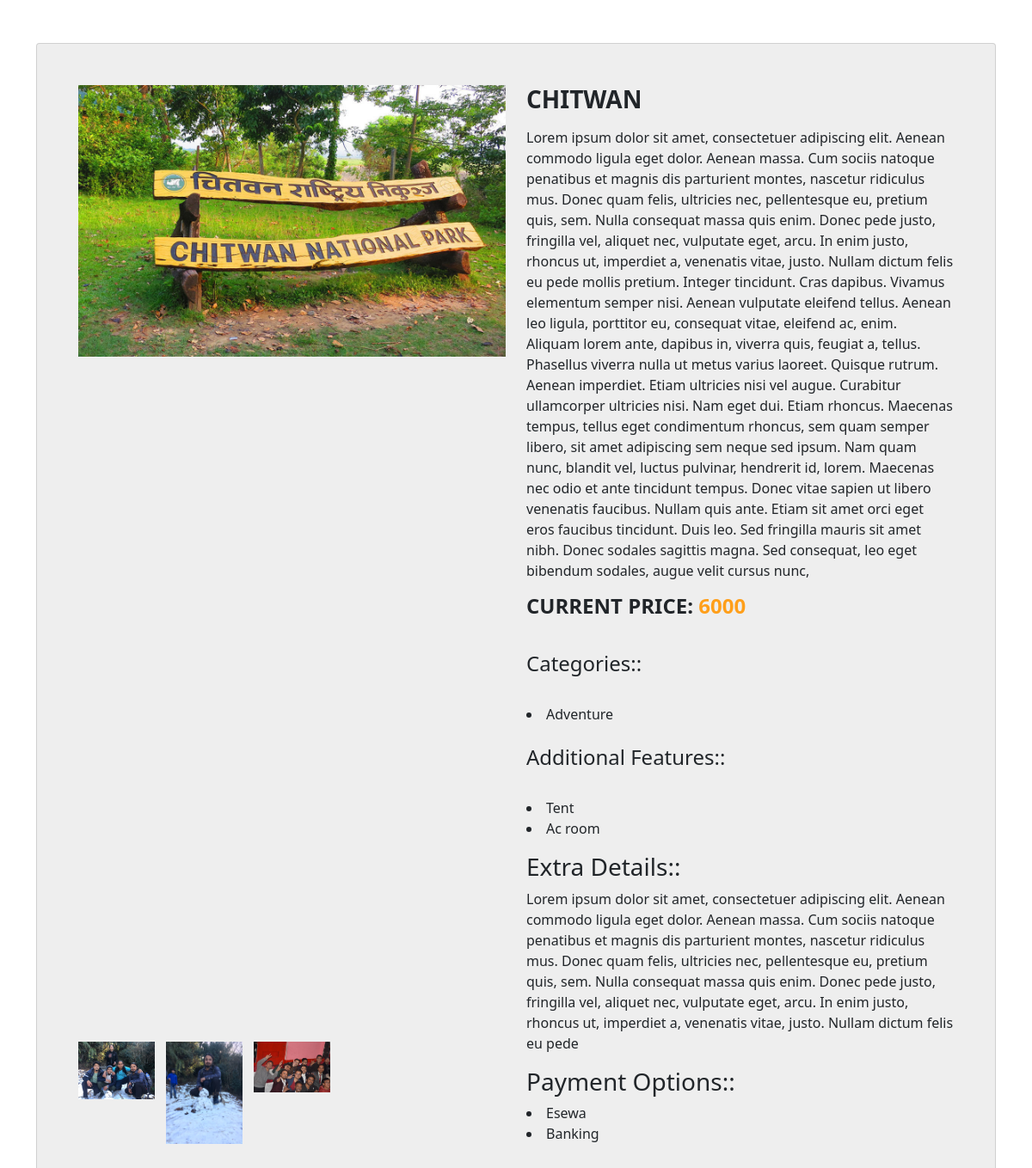
The app's page /home/chitwan with its own data.
### Products_Details/models.py (models this page shows, shortened)
class Destination(models.Model):
    title=models.CharField(max_length=100)
    description=models.TextField()
    image1=models.ImageField(upload_to='product_image',null=True,blank=True)
    image2=models.ImageField(upload_to='product_image',null=True,blank=True)
    image3=models.ImageField(upload_to='product_image',null=True,blank=True)
    feature_image=models.ImageField(upload_to='product_image',null=True,blank=True)
    other_details=models.TextField(null=True,blank=True)
    number_of_people=models.IntegerField(null=True,blank=True)
    price=models.IntegerField(null=True,blank=True)
    guide=models.BooleanField(default=True)
    categories=models.ManyToManyField(Add_category, null=True, blank=True)
    additional_feature=models.ManyToManyField(Add_Feature,null=True,blank=True)
    slug=models.SlugField(null=True,blank=True,unique=True)

class Add_category(models.Model):
    title=models.CharField(max_length=50)

class Add_Feature(models.Model):
    title=models.CharField(max_length=20)
    price=models.IntegerField()

### Home/views.py (the view)
# urls.py: path('<slug:slug>',home_detail_view,name='detail_view'),
def home_detail_view(request,slug):
    data=Destination.objects.get(slug=slug)
    data2=data.additional_feature.all()
    return render(request,'Home/home_detail.html',{'data':data,'data2':data2})

### Templates/Home/home_detail.html (shortened to what this page needs)
{% load static %}
<!DOCTYPE html>
<html lang="en">
<head>
    <link href="https://cdn.jsdelivr.net/npm/bootstrap@5.0.0-beta2/dist/css/bootstrap.min.css" rel="stylesheet"
>
    <link href="{% static 'assets/css/details.css' %}" rel="stylesheet">
</head>
<body>
    <div class="container">
        <div class="card">
            <div class="container-fliud">
                <div class="wrapper row">
                    <div class="preview col-md-6">
                        <div class="preview-pic tab-content">
                            <div class="tab-pane active" id="pic-1"><img src="{{data.feature_image.url}}" /></div>
                        </div>
                        <ul class="preview-thumbnail nav nav-tabs">
                            <li><a data-target="#pic-2" data-toggle="tab"><img src="{{data.image1.url}}" /></a>
                            </li>
                            <li><a data-target="#pic-3" data-toggle="tab"><img src="{{data.image2.url}}" /></a>
                            </li>
                            <li><a data-target="#pic-4" data-toggle="tab"><img src="{{data.image3.url}}" /></a>
                            </li>
                        </ul>
                    </div>
                    <div class="details col-md-6">
                        <h3 class="product-title">{{data.title}}</h3>
                        <p class="product-description">{{data.description}}</p>
                        <h4 class="price">current price: <span>{{data.price}}</span></h4>
                        <br>
                        <h4 align="left">Categories::</h4><br>
                        {% for category in data.categories.all %}
                        <li>{{category.title}}</li>
                            {% endfor %}
                            <br>
                        <h4 align="left">Additional Features::</h4><br>
                        {% for feature in data.additional_feature.all %}
                        <li>{{feature.title}}</li>
                        {% endfor %}
                        <p>
                            <h3>Extra Details::</h3>
                            {{data.other_details}}
                        </p>
                        <h3>Payment Options::</h3>
                        <li>Esewa</li>
                        <li>Banking</li>
                    </div>
                </div>
            </div>
        </div>
    </div>
</body>
</html>

### Statics/assets/css/details.css (style rules this page uses)
img { max-width: 100%; }
.preview { display: -webkit-box; display: -webkit-flex; display: -ms-flexbox; display: flex; -webkit-box-orient: vertical; -webkit-box-direction: normal; -webkit-flex-direction: column; -ms-flex-direction: column; flex-direction: column; }
.preview-pic { -webkit-box-flex: 1; -webkit-flex-grow: 1; -ms-flex-positive: 1; flex-grow: 1; }
.preview-thumbnail.nav-tabs { border: none; margin-top: 15px; }
.preview-thumbnail.nav-tabs li { width: 18%; margin-right: 2.5%; }
.preview-thumbnail.nav-tabs li img { max-width: 100%; display: block; }
.preview-thumbnail.nav-tabs li a { padding: 0; margin: 0; }
.preview-thumbnail.nav-tabs li:last-of-type { margin-right: 0; }
.tab-content { overflow: hidden; }
.tab-content img { width: 100%; -webkit-animation-name: opacity; animation-name: opacity; -webkit-animation-duration: .3s; animation-duration: .3s; }
.card { margin-top: 50px; background: #eee; padding: 3em; line-height: 1.5em; }
@media screen and (min-width: 997px) { .wrapper { display: -webkit-box; display: -webkit-flex; display: -ms-flexbox; display: flex; } }
.details { display: -webkit-box; display: -webkit-flex; display: -ms-flexbox; display: flex; -webkit-box-orient: vertical; -webkit-box-direction: normal; -webkit-flex-direction: column; -ms-flex-direction: column; flex-direction: column; }
.product-title, .price, .sizes, .colors { text-transform: UPPERCASE; font-weight: bold; }
.checked, .price span { color: #ff9f1a; }
.product-title, .rating, .product-description, .price, .vote, .sizes { margin-bottom: 15px; }
.product-title { margin-top: 0; }

### records on screen
Destination: feature_image (picture), image1 (picture), image2 (picture), image3 (picture), title "CHITWAN", description "Lorem ipsum dolor sit amet, consectetuer adipiscing elit. Aenean commodo ligula eget dolor. Aenean massa. Cum sociis natoque penatibus et magnis dis parturient montes, nascetur ridiculus mus. Donec quam felis, ultricies nec, pellentesque eu, pretium quis, sem. Nulla consequat massa quis enim. Donec pede justo, fringilla vel, aliquet nec, vulputate eget, arcu. In enim justo, rhoncus ut, imperdiet a, venenatis vitae, justo. Nullam dictum felis eu pede mollis pretium. Integer tincidunt. Cras dapibus. Vivamus elementum semper nisi. Aenean vulputate eleifend tellus. Aenean leo ligula, porttitor eu, consequat vitae, eleifend ac, enim. Aliquam lorem ante, dapibus in, viverra quis, feugiat a,…", price "6000", other_details "Lorem ipsum dolor sit amet, consectetuer adipiscing elit. Aenean commodo ligula eget dolor. Aenean massa. Cum sociis natoque penatibus et magnis dis parturient montes, nascetur ridiculus mus. Donec quam felis, ultricies nec, pellentesque eu, pretium quis, sem. Nulla consequat massa quis enim. Donec pede justo, fringilla vel, aliquet nec, vulputate eget, arcu. In enim justo, rhoncus ut, imperdiet a, venenatis vitae, justo. Nullam dictum felis eu pede"
Add_category: title "Adventure"
Add_Feature: title "Tent"
Add_Feature: title "Ac room"
